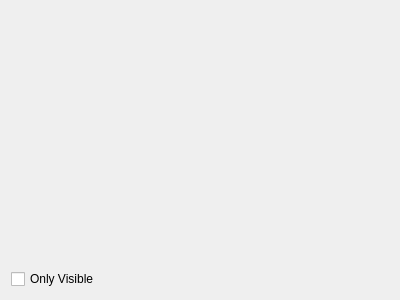
<?xml version="1.0" encoding="UTF-8"?>
<ui version="4.0">
 <class>vcl::qt::SelectionEditorSettingsFrame</class>
 <widget class="QFrame" name="vcl::qt::SelectionEditorSettingsFrame">
  <property name="geometry">
   <rect>
    <x>0</x>
    <y>0</y>
    <width>400</width>
    <height>300</height>
   </rect>
  </property>
  <property name="windowTitle">
   <string>Frame</string>
  </property>
  <layout class="QGridLayout" name="gridLayout">
   <item row="0" column="0">
    <widget class="vcl::qt::EditModeSettingsFrame" name="editModeFrame">
     <property name="frameShape">
      <enum>QFrame::Shape::NoFrame</enum>
     </property>
     <property name="frameShadow">
      <enum>QFrame::Shadow::Plain</enum>
     </property>
    </widget>
   </item>
   <item row="1" column="0">
    <widget class="QCheckBox" name="onlyVisibleCheckBox">
     <property name="text">
      <string>Only Visible</string>
     </property>
    </widget>
   </item>
  </layout>
 </widget>
 <customwidgets>
  <customwidget>
   <class>vcl::qt::EditModeSettingsFrame</class>
   <extends>QFrame</extends>
   <header>vclib/qt/gui/editors/settings/edit_mode_settings_frame.h</header>
   <container>1</container>
  </customwidget>
 </customwidgets>
 <resources/>
 <connections/>
</ui>
